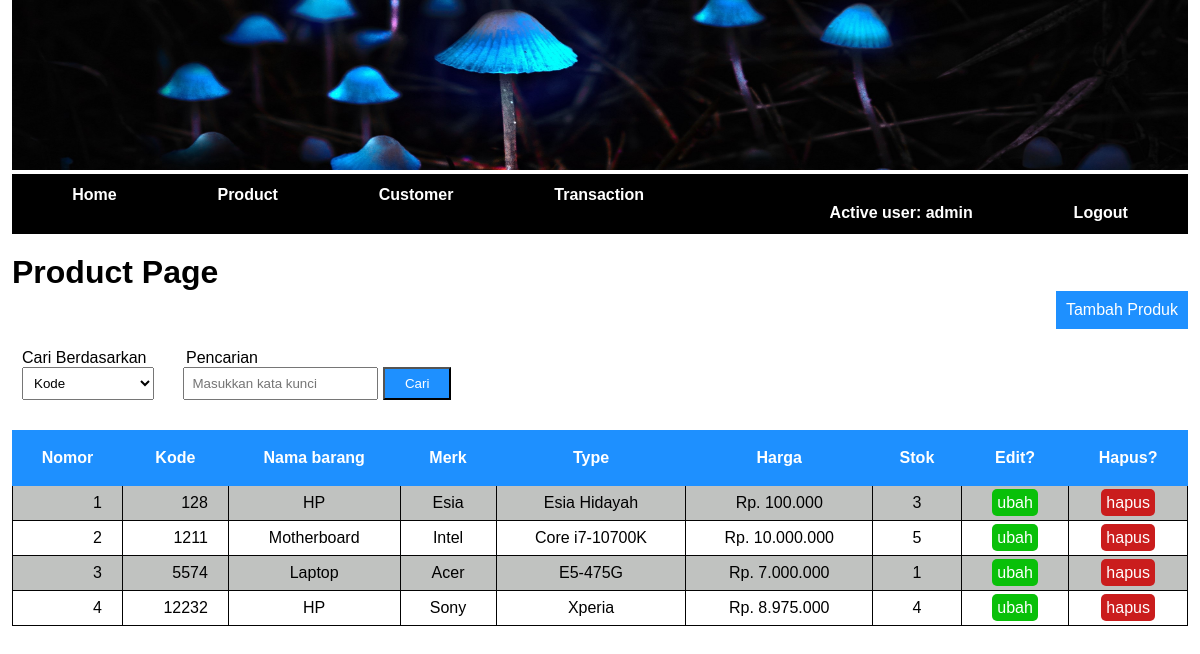
/product/product.php (signed in), run on the app's committed database.
### tables this page shows
CREATE TABLE `barang` (
  `kd_brg` int(11) NOT NULL,
  `nm_brg` varchar(30) NOT NULL,
  `merk` varchar(20) NOT NULL,
  `type` varchar(20) NOT NULL,
  `harga` varchar(15) NOT NULL,
  `stok` varchar(10) NOT NULL
);

### product/functions.php (called while the page is built, shortened)
<?php
    $conn = mysqli_connect("localhost", "root", "", "quizweb");
    function query($query){
        global $conn;
        $result = mysqli_query($conn, $query);
        $rows = [];
        while ($row = mysqli_fetch_assoc($result)){
            $rows[] = $row;
        }
        return $rows;
    }
?>

### product/product.php (the view, shortened to what this page needs)
<?php
    require 'functions.php';
    $customer = query("SELECT * FROM barang");
?>
<!DOCTYPE html>
<html lang="en">
<head>
    <link rel="stylesheet" href="style.css">
</head>
<body>
    <div class="container">
        <img src="1.jpg" alt="">
        <nav>
            <ul>
                <li>
                    <a href="../index.php">Home</a>
                    <a href="product.php">Product</a>
                    <a href="../customer/customer.php">Customer</a>
                    <a href="../transaksi/transaction.php">Transaction</a>
                </li>
            </ul>
            <ul style="text-align: right">
                <li>
                    <a>Active user: <?php echo $_SESSION["username"] ?></a>
                    <a href="../home/logout.php">Logout</a>
                </li>
            </ul>
        </nav>
        <header>
            <h1>Product Page</h1>
        </header>
        <a class="newCustomer" href="insert.php">Tambah Produk</a>
        <div class="input">
            <form action="" method="POST">
                <label for="selectionFiled">Cari Berdasarkan</label>
                <label for="kataKunci">Pencarian</label>
                <br>
                <select class="selectionField" name="selectionField" id="selectionField">
                    <option value="kd_brg">Kode</option>
                </select>
                <input type="search" name="kataKunci" id="kataKunci" placeholder="Masukkan kata kunci" autocomplete="off">
                <button class="button_cari" type="submit" name="cari">Cari</button>
            </form>
        </div>
        <div class="tabel">
            <table >
                <tr>
                    <th>Nomor</th>
                    <th>Kode</th>
                    <th>Nama barang</th>
                    <th>Merk</th>
                    <th>Type</th>
                    <th>Harga</th>
                    <th>Stok</th>
                    <th>Edit?</th>
                    <th>Hapus?</th>
                </tr>
                <?php $i = 1; ?>
                <?php foreach($customer as $row) : ?>
                <tr>
                    <td class="nomor"><?= $i; ?></td>
                    <td class="kd_pembeli"><?= $row["kd_brg"]; ?></td>
                    <td class="nm_pembeli"><?= $row["nm_brg"]; ?></td>
                    <td><?= $row["merk"]; ?></td>
                    <td><?= $row["type"]; ?></td>
                    <td><?= $row["harga"]; ?></td>
                    <td><?= $row["stok"]; ?></td>
                    <td>
                        <a class="ubah" href="ubah.php?kd_brg=<?= $row["kd_brg"]; ?>">ubah</a>
                    </td>
                    <td>
                        <a class="hapus" href="hapus.php?kd_brg=<?= $row["kd_brg"]; ?>"
                            onclick="return confirm('Apakah data yang dipilih sudah benar?');">hapus</a>
                    </td>
                </tr>
                <?php $i++; ?>
                <?php endforeach; ?>
            </table>
        </div>
    </div>
</body>
</html>

### product/style.css (style rules this page uses)
* { margin: 0; padding: 0; }
body { font-family: Arial, Helvetica, sans-serif; }
.container { width: 98%; margin: auto; background-color: white; }
.container img { width: 100%; height: 170px; }
nav { background-color: rgb(0,0,0); padding: 12px; }
nav ul li { display: inline-block; list-style: none; }
nav ul li a { color: white; text-align: center; font-weight: bold; padding: 12px 48.2px; text-decoration: none; }
header { margin-top: 20px; }
.newCustomer { float: right; text-decoration: none; background-color: dodgerblue; padding: 10px; color: white; margin-bottom: 10px; }
.input { padding: 10px; }
.input form [type=search] { padding: 7px; }
.button_cari { padding: 7px 20px; background-color: dodgerblue; color: white; }
.selectionField { padding: 7px; margin-right: 25px; padding-right: 20px; }
.input form label { margin-right: 35px; }
table { margin-top: 20px; border-collapse: collapse; width: 100%; border: 1px solid #f2f5f7; }
table tr th { background: dodgerblue; padding: 18px; border: 1px solid dodgerblue; color: white; }
table, th, td { padding: 8px 20px; text-align: center; }
table tr td { border: 1px solid #030303; }
table tr:nth-child(even) { background-color: #c0c2c0; }
.nomor, .kd_pembeli { text-align: right; }
.nomor { margin-left: 2px; }
.ubah { text-decoration: none; background-color: rgb(9, 192, 9); padding: 5px; border-radius: 5px; color: white; }
.hapus { text-decoration: none; background-color: rgb(202, 29, 29); padding: 5px; border-radius: 5px; color: white; }

### data on the page
barang: kd_brg "128", nm_brg "HP", merk "Esia", type "Esia Hidayah", harga "Rp. 100.000", stok "3"
barang: kd_brg "1211", nm_brg "Motherboard", merk "Intel", type "Core i7-10700K", harga "Rp. 10.000.000", stok "5"
barang: kd_brg "5574", nm_brg "Laptop", merk "Acer", type "E5-475G", harga "Rp. 7.000.000", stok "1"
barang: kd_brg "12232", nm_brg "HP", merk "Sony", type "Xperia", harga "Rp. 8.975.000", stok "4"

### other printed values
$_SESSION["username"] "admin"
